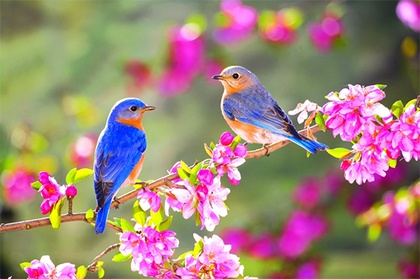
%> input picture bilgisayarli-gorme/bölüm-4_matlab/kuslar.jpg, 420 x 279 px, shrunk from 567 x 377 before the run
$ octave example_03.m   (GNU Octave 9; MATLAB toolbox functions it lacks are replaced by stand-ins)
%> lines starting %> are read from the running program, lines starting %| are printed output that depends on the picture
clc;
clear all;
kus_rgb=imread('kuslar.jpg');
%> kus_rgb is the input picture: size 279x420x3 uint8; mean R, G, B 158.2, 132.4, 120.9
kus_gray=rgb2gray(kus_rgb);
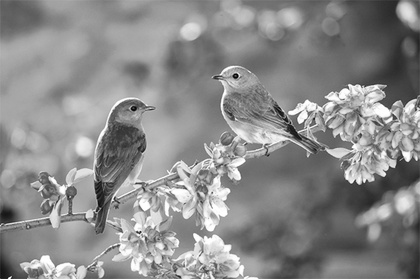
%> kus_gray: size 279x420 uint8; min 4, max 255, mean 138.8
[m n]=size(kus_gray);
%> m = 279; n = 420
kus_2=zeros(m,n);
kus_2=im2uint8(kus_2);
x=100;
y=40;
for i=41:m
   for j=1:n
       kus_2(i-y,j+x)=kus_gray(i,j);
   end
end
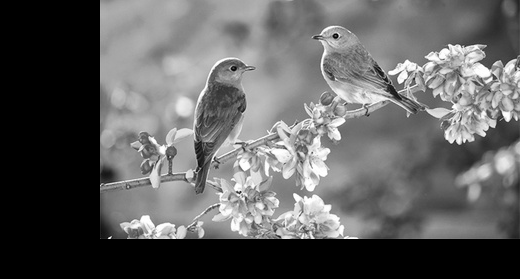
%> kus_2: size 279x520 uint8; min 0, max 255, mean 96.8
figure(1);
subplot(1,2,1); imshow(kus_gray); title('Orjinal');
subplot(1,2,2); imshow(kus_2); title('Kayd齬ma');
